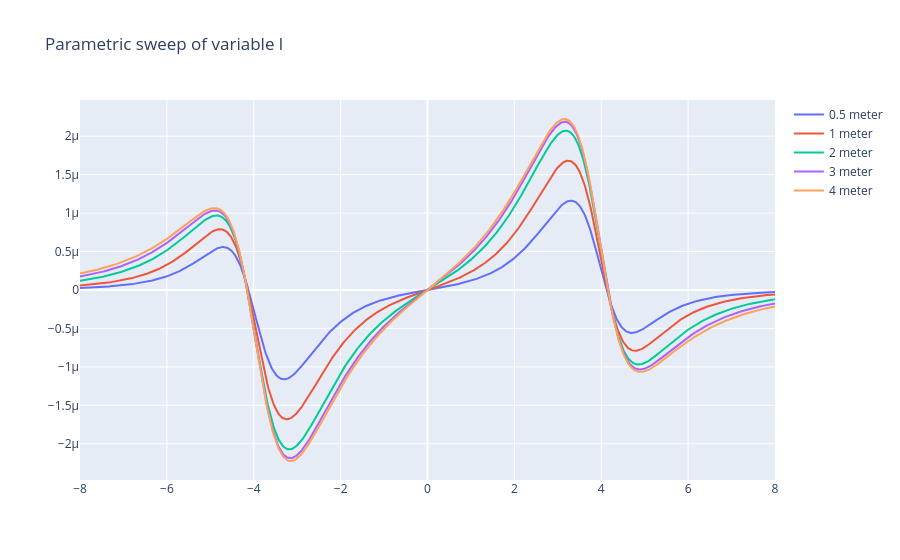

The cell this chart's notebook holds for it:
### Code cell
fig = go.Figure()
for l_test in l_parameters.values():

    x_coil, x_gradient, y_coil, y_gradient=create_xy_gradients(R,l_test,alpha,d,s,current)
    Bx=x_gradient.getB(x_axis)


    
    name=list(l_parameters.keys())[list(l_parameters.values()).index(l_test)]

    fig.add_trace(go.Scatter(x=x_axis[:,0], y=Bx[:,2], mode='lines', name=f'{name}'))

fig.update_layout(title="Parametric sweep of variable l")
fig.show()

### Figure 1 — Plotly figure (JSON) as saved in the notebook; plotly's stock layout.template omitted (floating-point values rounded to 4 significant figures; data arrays with more than 128 entries replaced by an {"elided": "..."} marker saying what was removed)
{"data": [{"mode": "lines", "name": "0.5 meter", "type": "scatter", "x": {"elided": "1000 float values"}, "y": {"elided": "1000 float values"}}, {"mode": "lines", "name": "1 meter", "type": "scatter", "x": {"elided": "1000 float values"}, "y": {"elided": "1000 float values"}}, {"mode": "lines", "name": "2 meter", "type": "scatter", "x": {"elided": "1000 float values"}, "y": {"elided": "1000 float values"}}, {"mode": "lines", "name": "3 meter", "type": "scatter", "x": {"elided": "1000 float values"}, "y": {"elided": "1000 float values"}}, {"mode": "lines", "name": "4 meter", "type": "scatter", "x": {"elided": "1000 float values"}, "y": {"elided": "1000 float values"}}], "layout": {"title": {"text": "Parametric sweep of variable l"}}}
